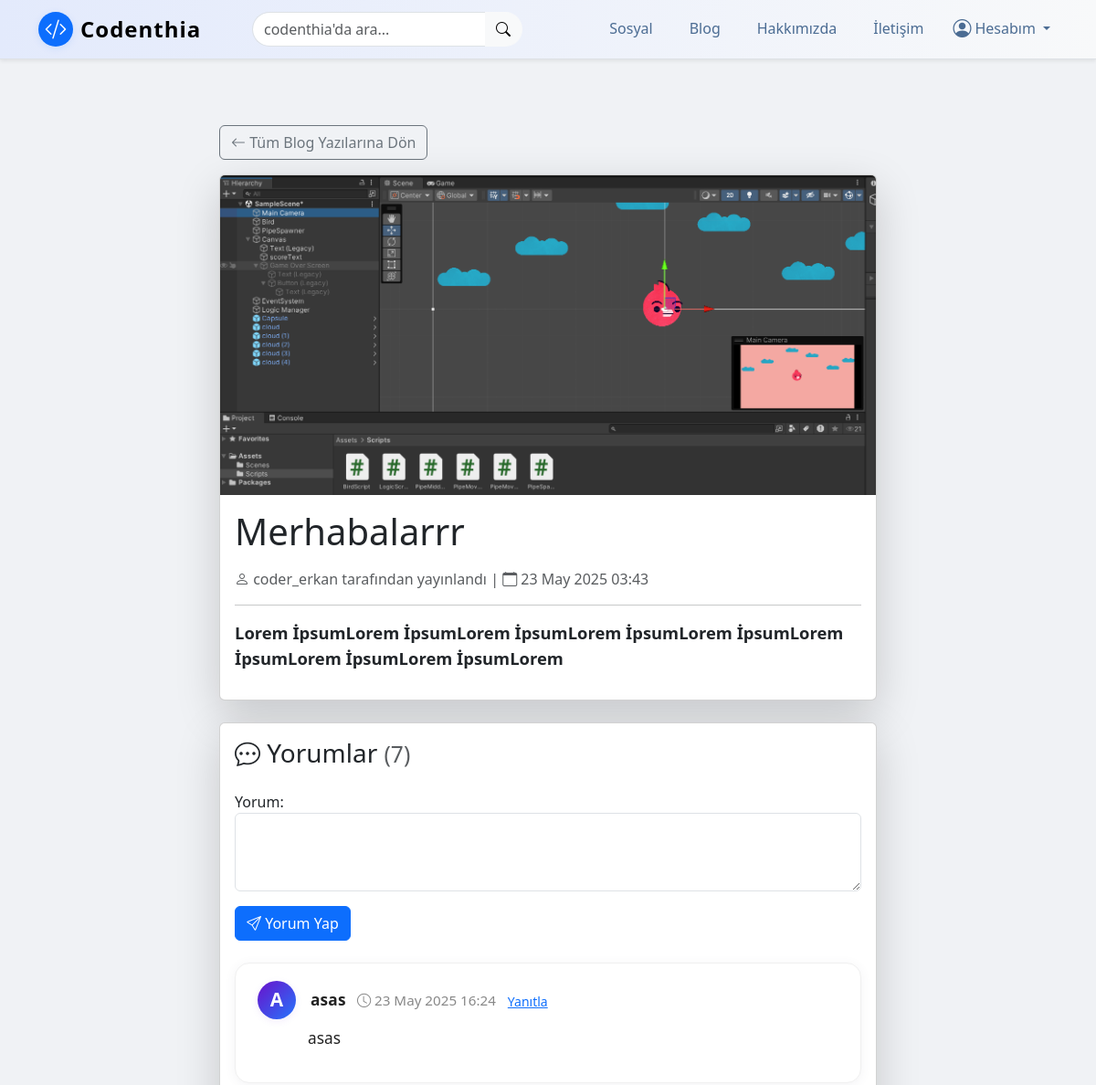
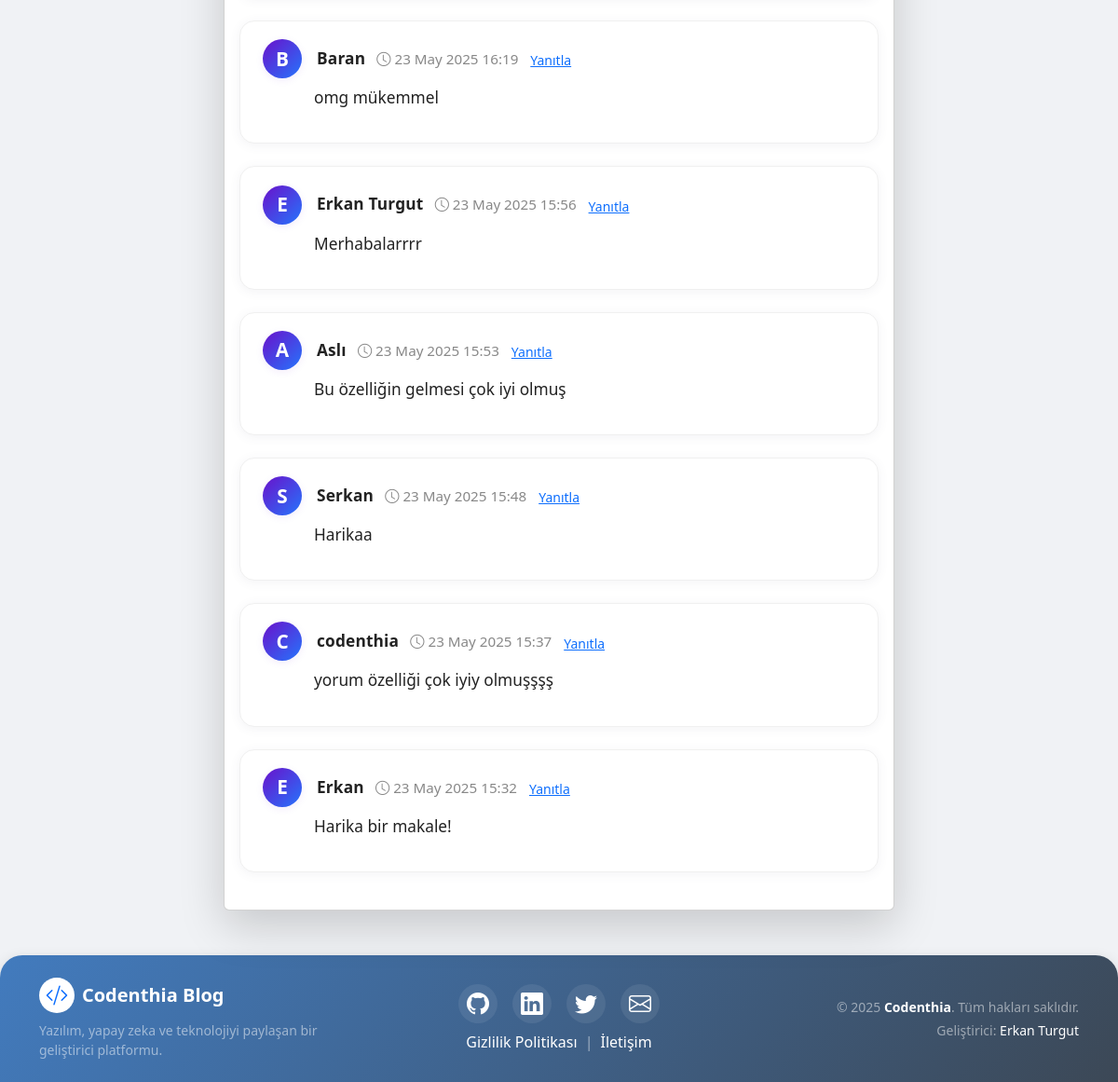
Page /articles/detail/16/ on the committed database (2 pictures, top to bottom).
### article/models.py (models this page shows, shortened)
class Article(models.Model):
    author = models.ForeignKey("auth.User", on_delete=models.CASCADE , verbose_name="Yazar")  # Bu alan, yazının yazarını (kullanıcıyı) temsil eder ve yazar silindiğinde yazıları da silinir
    title = models.CharField(max_length=50, verbose_name="Başlık") # Bu alan, yazının başlığını temsil eder ve maksimum 50 karakterlik bir metin alır
    content = RichTextField(verbose_name="İçerik") # Bu alan, yazının içeriğini temsil eder ve metin içerikleri için kullanılır
    created_date = models.DateTimeField(auto_now_add=True , verbose_name="Oluşturulma Tarihi") # Bu alan, yazının oluşturulma tarihini otomatik olarak ekler
    image = models.ImageField(upload_to='article_images/', null=True, blank=True)  # <-- yeni alan
    class Meta:
        ordering = ['-created_date'] # Bu kod, yazıları tarihe göre sıralar

class Comment(models.Model):
    article = models.ForeignKey(Article, on_delete=models.CASCADE, verbose_name="Makale", related_name="comments")
    comment_author = models.CharField(max_length=50, verbose_name="İsim")
    comment_content = models.TextField(max_length=200, verbose_name="Yorum")
    comment_date = models.DateTimeField(auto_now_add=True)
    parent = models.ForeignKey('self', null=True, blank=True, on_delete=models.CASCADE, related_name='replies', verbose_name="Yanıtlanan Yorum")
    reply_to = models.CharField(max_length=50, null=True, blank=True, verbose_name="Yanıtlanan Kullanıcı")
    class Meta:
        ordering = ['-comment_date'] # Bu kod, yorumları tarihe göre sıralar

### article/views.py (the view)
# urls.py: path('detail/<int:id>', views.detail, name ="detail"), # Bu kod, makaleler sayfasınının detayını temsil eder ve detail fonksiyonunu çağırır
def detail(request, id):
    article = get_object_or_404(Article, id=id)
    comments = article.comments.all() # Bu kod, makaleye ait tüm yorumları alır
    if request.method == "POST":
        comment_form = CommentForm(request.POST) # Bu kod, yorum formunu alır
        if comment_form.is_valid(): # Bu kod, formun geçerli olup olmadığını kontrol eder
            comment = comment_form.save(commit=False) # Bu kod, yorumu oluşturur
            comment.article = article # Bu kod, yorumun makalesini belirler
            comment.save() # Bu kod, yorumu kaydeder
            messages.success(request, "Yorumunuz başarıyla eklendi.")
            return redirect("article:detail", id=id )
    else:
        comment_form = CommentForm()
    context = {
        'article': article,
        'comments': comments, # Bu kod, makaleye ait tüm yorumları alır
        'comment_form': comment_form,
    }
    return render(request, 'detail.html', context)

### article/forms.py
class CommentForm(forms.ModelForm):
    parent = forms.IntegerField(widget=forms.HiddenInput(), required=False)
    reply_to = forms.CharField(widget=forms.HiddenInput(), required=False)
    class Meta:
        model = Comment
        fields = ['comment_content']
        labels = {
            'comment_content': 'Yorum',
        }
        widgets = {
            'comment_content': forms.Textarea(attrs={'class': 'form-control', 'rows': 3}),
        }

### templates/detail.html (shortened to what this page needs)
{% extends "layout.html" %} {% load static %} {% block body %}
<article class="container my-5">
    <div class="row justify-content-center">
        <div class="col-md-10 col-lg-8">
            <a href="{% url 'article:articles' %}" class="btn btn-outline-secondary mb-3">
                <i class="bi bi-arrow-left"></i> Tüm Blog Yazılarına Dön
            </a>
            <div class="card shadow-lg">
                {% if article.image %}
                <img src="{{ article.image.url }}" class="card-img-top" alt="{{ article.title }}" style="object-fit:cover; max-height:350px;"> {% else %}
                <img src="{% static 'codenthiaRevize.png' %}" class="card-img-top" alt="{{ article.title }}" style="object-fit:cover; max-height:350px;"> {% endif %}
                <div class="card-body">
                    <h1 class="card-title mb-3">{{ article.title | safe }}</h1>
                    <div class="mb-3 text-muted">
                        <i class="bi bi-person"></i> {{ article.author }} tarafından yayınlandı |
                        <i class="bi bi-calendar"></i> {{ article.created_date|date:"d M Y H:i" }}
                    </div>
                    <hr>
                    <div class="card-text" style="font-size:1.15rem;">
                        {{ article.content|safe|linebreaks }}
                    </div>
                </div>
            </div>
            <div class="card shadow-lg mt-4">
                <div class="card-body">
                    <h3 class="card-title mb-4">
                        <i class="bi bi-chat-dots"></i> Yorumlar
                        <small class="text-muted">({{ comments.count }})</small>
                    </h3>
                    <form method="post" class="mb-4" action="{% url 'article:comment' article.id %}">
                        <div class="mb-3">
                            {{ comment_form.comment_content.label_tag }} {{ comment_form.comment_content }}
                        </div>
                        <button type="submit" class="btn btn-primary">
                            <i class="bi bi-send"></i> Yorum Yap
                        </button>
                    </form>
                    {% if comments %} {% for comment in comments %} {% if not comment.parent %}
                    <div class="comment-card mb-4">
                        <div class="d-flex align-items-center mb-2">
                            <div class="comment-avatar me-3">
                                <span>
                                            {% if comment.comment_author %}
                                                {{ comment.comment_author|first|upper }}
                                            {% else %}
                                                <i class="bi bi-person"></i>
                                            {% endif %}
                                        </span>
                            </div>
                            <div class="flex-grow-1">
                                <span class="comment-author">{{ comment.comment_author }}</span>
                                <span class="comment-date ms-2">
                                            <i class="bi bi-clock"></i> {{ comment.comment_date|date:"d M Y H:i" }}
                                        </span>
                                <button type="button" class="btn btn-link btn-sm text-primary p-0 ms-2" onclick="setReply('{{ comment.id }}', '{{ comment.comment_author|escapejs }}')">Yanıtla</button>
                            </div>
                        </div>
                        <div class="comment-content">
                            {{ comment.comment_content|linebreaks }}
                        </div>
                    </div>
                    {% endif %} {% endfor %} {% else %}
                    <div class="text-center py-4">
                        <i class="bi bi-chat-square-text display-4 text-muted mb-3"></i>
                        <p class="text-muted mb-0">Henüz yorum yapılmamış. İlk yorumu siz yapın!</p>
                    </div>
                    {% endif %}
                </div>
            </div>
        </div>
    </div>
</article>
{% endblock %}

### templates/detail.html (style rules this page uses)
.comment-card { background: #fff; border-radius: 16px; box-shadow: 0 2px 12px rgba(80, 80, 120, 0.07); padding: 1.2rem 1.5rem; transition: box-shadow 0.2s; border: 1px solid #f0f0f0; }
.comment-avatar { width: 42px; height: 42px; background: linear-gradient(135deg, #6a11cb 0%, #2575fc 100%); color: #fff; font-weight: 600; font-size: 1.3rem; border-radius: 50%; display: flex; align-items: center; justify-content: center; box-shadow: 0 2px 8px rgba(106, 17, 203, 0.08); }
.comment-author { font-weight: 600; font-size: 1.08rem; color: #222; letter-spacing: 0.01em; }
.comment-date { font-size: 0.95rem; color: #888; font-weight: 400; }
.comment-content { margin-left: 55px; margin-top: 0.2rem; font-size: 1.08rem; color: #222; word-break: break-word; }

### rows in the picture
Article: image (picture), title "Merhabalarrr", author "coder_erkan", created_date "23 May 2025 03:43", content "Lorem İpsumLorem İpsumLorem İpsumLorem İpsumLorem İpsumLorem İpsumLorem İpsumLorem İpsumLorem", count "7"
Comment: comment_author|first "A", comment_author "asas", comment_date "23 May 2025 16:24", comment_content "asas"
Comment: comment_author|first "B", comment_author "Baran", comment_date "23 May 2025 16:19", comment_content "omg mükemmel"
Comment: comment_author|first "E", comment_author "Erkan Turgut", comment_date "23 May 2025 15:56", comment_content "Merhabalarrrr"
Comment: comment_author|first "A", comment_author "Aslı", comment_date "23 May 2025 15:53", comment_content "Bu özelliğin gelmesi çok iyi olmuş"
Comment: comment_author|first "S", comment_author "Serkan", comment_date "23 May 2025 15:48", comment_content "Harikaa"
Comment: comment_author|first "C", comment_author "codenthia", comment_date "23 May 2025 15:37", comment_content "yorum özelliği çok iyiy olmuşşşş"
Comment: comment_author|first "E", comment_author "Erkan", comment_date "23 May 2025 15:32", comment_content "Harika bir makale!"

### other values in the picture
{{ comment_form.comment_content.label_tag }} "Yorum:"
